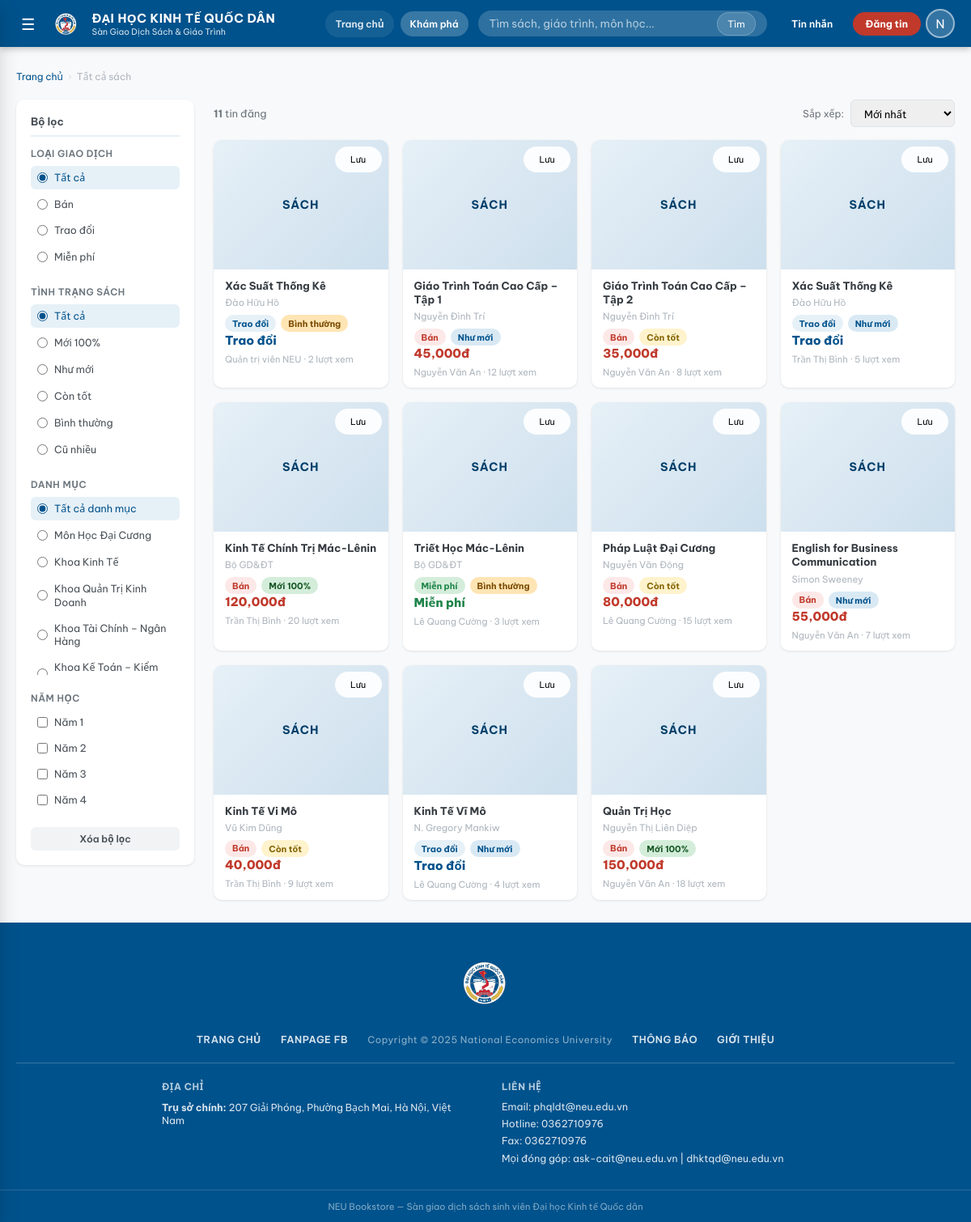
Page /listings (signed in) on the committed database.
### tables this page shows
CREATE TABLE users (
    id            INTEGER PRIMARY KEY AUTOINCREMENT,
    username      TEXT    UNIQUE NOT NULL,
    password_hash TEXT    NOT NULL,
    full_name     TEXT,
    email         TEXT,
    phone         TEXT,
    student_id    TEXT    UNIQUE,
    faculty       TEXT,
    course_year   INTEGER,
    role          TEXT    DEFAULT 'student' CHECK(role IN ('student','admin')),
    bio           TEXT,
    rating_avg    REAL    DEFAULT 0,
    rating_count  INTEGER DEFAULT 0,
    created_at    TIMESTAMP DEFAULT CURRENT_TIMESTAMP
, reputation_score INTEGER DEFAULT 0, completed_deals INTEGER DEFAULT 0, location_label TEXT, latitude REAL, longitude REAL);

CREATE TABLE categories (
    id          INTEGER PRIMARY KEY AUTOINCREMENT,
    name        TEXT    NOT NULL,
    slug        TEXT    UNIQUE NOT NULL,
    parent_id   INTEGER REFERENCES categories(id) ON DELETE SET NULL,
    icon        TEXT    DEFAULT '📚',
    description TEXT,
    sort_order  INTEGER DEFAULT 0
);

CREATE TABLE "listings" (
            id              INTEGER PRIMARY KEY AUTOINCREMENT,
            book_id         INTEGER REFERENCES books(id) ON DELETE CASCADE,
            seller_id       INTEGER REFERENCES users(id) ON DELETE CASCADE,
            listing_type    TEXT NOT NULL CHECK(listing_type IN ('sell','exchange','free')),
            price           REAL DEFAULT 0,
            condition       TEXT NOT NULL
                            CHECK(condition IN ('new','like_new','good','fair','poor')),
            notes           TEXT,
            status          TEXT DEFAULT 'active'
                            CHECK(status IN ('pending','active','rejected','sold','reserved','closed')),
            exchange_for    TEXT,
            moderated_by    INTEGER REFERENCES users(id) ON DELETE SET NULL,
            moderated_at    TIMESTAMP,
            moderation_note TEXT,
            views           INTEGER DEFAULT 0,
            created_at      TIMESTAMP DEFAULT CURRENT_TIMESTAMP,
            updated_at      TIMESTAMP DEFAULT CURRENT_TIMESTAMP
        , meeting_label TEXT, meeting_latitude REAL, meeting_longitude REAL);

CREATE TABLE books (
    id           INTEGER PRIMARY KEY AUTOINCREMENT,
    title        TEXT    NOT NULL,
    author       TEXT,
    isbn         TEXT,
    publisher    TEXT,
    publish_year INTEGER,
    edition      TEXT,
    category_id  INTEGER REFERENCES categories(id) ON DELETE SET NULL,
    faculty      TEXT,
    course_year  INTEGER,
    subject_code TEXT,
    description  TEXT,
    cover_emoji  TEXT    DEFAULT '📖',
    created_at   TIMESTAMP DEFAULT CURRENT_TIMESTAMP
, cover_image TEXT);

### app.py (the view, shortened to what this page needs)
@app.route("/listings")
@login_required
def listings():
    conn = get_db_connection()
    q           = request.args.get("q", "").strip()
    cat_id      = request.args.get("cat", "")
    ltype       = request.args.get("type", "")
    condition   = request.args.get("condition", "")
    course_years = normalize_book_years(request.args.getlist("year"))
    sort        = request.args.get("sort", "newest")
    page        = max(1, int(request.args.get("page", 1)))
    per_page    = 12
    where  = ["l.status='active'"]
    params = []
    if q:
        where.append("(b.title LIKE ? OR b.author LIKE ? OR b.subject_code LIKE ?)")
        params += [f"%{q}%"] * 3
    if cat_id:
        where.append("(b.category_id=? OR c.parent_id=?)")
        params += [cat_id, cat_id]
    if ltype:
        where.append("l.listing_type=?");   params.append(ltype)
    if condition:
        where.append("l.condition=?");      params.append(condition)
    where_sql = "WHERE " + " AND ".join(where)
    order_map = {
        "newest":     "l.created_at DESC",
        "oldest":     "l.created_at ASC",
        "price_asc":  "l.price ASC",
        "price_desc": "l.price DESC",
        "popular":    "l.views DESC",
    }
    order_sql = order_map.get(sort, "l.created_at DESC")
    total = conn.execute(
        f"SELECT COUNT(*) c FROM listings l "
        f"JOIN books b ON b.id=l.book_id "
        f"LEFT JOIN categories c ON c.id=b.category_id "
        f"{where_sql}",
        params,
    ).fetchone()["c"]
    rows = conn.execute(
        f"""
        SELECT l.*, b.title, b.author, b.cover_emoji, b.cover_image, b.subject_code,
               b.faculty book_faculty, b.course_year book_year,
               u.full_name seller_name, u.username seller_username, u.rating_avg,
               c.name cat_name, c.icon cat_icon
        FROM listings l
        JOIN books    b ON b.id = l.book_id
        JOIN users    u ON u.id = l.seller_id
        LEFT JOIN categories c ON c.id = b.category_id
        {where_sql}
        ORDER BY {order_sql}
        LIMIT ? OFFSET ?
        """,
        params + [per_page, (page - 1) * per_page],
    ).fetchall()
    all_cats = conn.execute(
        "SELECT * FROM categories WHERE parent_id IS NULL ORDER BY sort_order"
    ).fetchall()
    wl = conn.execute(
        "SELECT listing_id FROM wishlist WHERE user_id=?", (session["user_id"],)
    ).fetchall()
    wishlist_ids = {r["listing_id"] for r in wl}
    conn.close()
    return render_template(
        "listings.html",
        listings=rows,
        total=total,
        page=page,
        pages=(total + per_page - 1) // per_page,
        all_cats=all_cats,
        wishlist_ids=wishlist_ids,
        q=q, cat_id=cat_id, ltype=ltype, condition=condition,
        course_years=course_years, sort=sort,
    )

### templates/listings.html (shortened to what this page needs)
{% extends "base.html" %}
{% block content %}
<div class="container">
  <div class="breadcrumb">
    <a href="{{ url_for('home') }}">Trang chủ</a>
    <span class="breadcrumb-sep">›</span>
    <span>Tất cả sách</span>
  </div>
  <div class="listings-layout">
    <aside class="filter-sidebar">
      <form method="GET" action="{{ url_for('listings') }}" id="filterForm">
        <div class="filter-title">Bộ lọc</div>
        <div class="filter-group">
          <div class="filter-label">Loại giao dịch</div>
          <div class="filter-options">
            <label class="filter-option {{ 'active' if not ltype }}">
              <input type="radio" name="type" value="" {{ 'checked' if not ltype }} onchange="this.form.submit()">
              Tất cả
            </label>
            <label class="filter-option {{ 'active' if ltype == 'sell' }}">
              <input type="radio" name="type" value="sell" {{ 'checked' if ltype == 'sell' }} onchange="this.form.submit()">
              Bán
            </label>
            <label class="filter-option {{ 'active' if ltype == 'exchange' }}">
              <input type="radio" name="type" value="exchange" {{ 'checked' if ltype == 'exchange' }} onchange="this.form.submit()">
              Trao đổi
            </label>
            <label class="filter-option {{ 'active' if ltype == 'free' }}">
              <input type="radio" name="type" value="free" {{ 'checked' if ltype == 'free' }} onchange="this.form.submit()">
              Miễn phí
            </label>
          </div>
        </div>
        <div class="filter-group">
          <div class="filter-label">Tình trạng sách</div>
          <div class="filter-options">
            <label class="filter-option {{ 'active' if not condition }}">
              <input type="radio" name="condition" value="" {{ 'checked' if not condition }} onchange="this.form.submit()">
              Tất cả
            </label>
            {% for val, (label, cls) in CONDITION_LABELS.items() %}
              <label class="filter-option {{ 'active' if condition == val }}">
                <input type="radio" name="condition" value="{{ val }}" {{ 'checked' if condition == val }} onchange="this.form.submit()">
                {{ label }}
              </label>
            {% endfor %}
          </div>
        </div>
        <div class="filter-group">
          <div class="filter-label">Danh mục</div>
          <div class="filter-options" style="max-height:220px;overflow-y:auto">
            <label class="filter-option {{ 'active' if not cat_id }}">
              <input type="radio" name="cat" value="" {{ 'checked' if not cat_id }} onchange="this.form.submit()">
              Tất cả danh mục
            </label>
            {% for cat in all_cats %}
              <label class="filter-option {{ 'active' if cat_id == cat.id|string }}">
                <input type="radio" name="cat" value="{{ cat.id }}"
                       {{ 'checked' if cat_id == cat.id|string }} onchange="this.form.submit()">
                {{ cat.name }}
              </label>
            {% endfor %}
          </div>
        </div>
        <div class="filter-group">
          <div class="filter-label">Năm học</div>
          <div class="filter-options">
            {% for y in VALID_BOOK_YEARS %}
              <label class="filter-option {{ 'active' if y in course_years }}">
                <input type="checkbox" name="year" value="{{ y }}"
                       {{ 'checked' if y in course_years }} onchange="this.form.submit()">
                Năm {{ y }}
              </label>
            {% endfor %}
          </div>
        </div>
        <a href="{{ url_for('listings') }}" class="btn btn-ghost btn-sm btn-block">
          Xóa bộ lọc
        </a>
      </form>
    </aside>
    <div>
      <div class="listings-toolbar">
        <div class="listings-count">
          <strong>{{ total }}</strong> tin đăng
        </div>
        <div style="display:flex;gap:8px;align-items:center">
          <label style="font-size:.82rem;color:var(--gray-600)">Sắp xếp:</label>
          <select class="sort-select" onchange="location.href=this.value">
            {% for val, label in [('newest','Mới nhất'),('oldest','Cũ nhất'),
                                   ('price_asc','Giá tăng dần'),('price_desc','Giá giảm dần'),
                                   ('popular','Phổ biến nhất')] %}
              <option value="{{ url_for('listings') }}?{{ request.query_string.decode().replace('sort='+sort,'').strip('&') }}&sort={{ val }}"
                      {{ 'selected' if sort == val }}>
                {{ label }}
              </option>
            {% endfor %}
          </select>
        </div>
      </div>
      {% if listings %}
        <div class="book-grid">
          {% for l in listings %}
            <a href="{{ url_for('listing_detail', lid=l.id) }}" class="card book-card">
              <div class="book-card-cover">
                {% if l.cover_image %}
                  <img src="{{ l.cover_image }}" alt="{{ l.title }}" class="book-cover-image">
                {% else %}
                  <span class="book-card-cover-label">Sách</span>
                {% endif %}
                <button class="wishlist-btn {{ 'wishlisted' if l.id in wishlist_ids }}" data-lid="{{ l.id }}">
                  {{ 'Đã lưu' if l.id in wishlist_ids else 'Lưu' }}
                </button>
              </div>
              <div class="book-card-body">
                <div class="book-card-title">{{ l.title }}</div>
                <div class="book-card-author">{{ l.author or '' }}</div>
                <div class="book-card-meta">
                  {% set type_info = TYPE_LABELS.get(l.listing_type, ('', '')) %}
                  <span class="badge {{ 'badge-red' if l.listing_type == 'sell' else ('badge-blue' if l.listing_type == 'exchange' else 'badge-green') }}">
                    {{ type_info[1] }} {{ type_info[0] }}
                  </span>
                  {% set cond_info = CONDITION_LABELS.get(l.condition, ('', 'badge-gray')) %}
                  <span class="badge {{ cond_info[1] }}">{{ cond_info[0] }}</span>
                </div>
                {% if l.listing_type == 'sell' %}
                  <div class="book-card-price">{{ '{:,.0f}'.format(l.price) }}đ</div>
                {% elif l.listing_type == 'free' %}
                  <div class="book-card-price book-card-free">Miễn phí</div>
                {% else %}
                  <div class="book-card-price book-card-exchange">Trao đổi</div>
                {% endif %}
                <div class="book-card-foot">
                  {{ l.seller_name or l.seller_username }} · {{ l.views }} lượt xem
                </div>
              </div>
            </a>
          {% endfor %}
        </div>
      {% else %}
        <div class="empty-state">
          <h3>Không tìm thấy kết quả phù hợp</h3>
          <p>Thử thay đổi bộ lọc hoặc tìm kiếm từ khóa khác</p>
          <a href="{{ url_for('listings') }}" class="btn btn-outline empty-state-action">Xem tất cả sách</a>
        </div>
      {% endif %}
    </div>
  </div>
</div>
{% endblock %}

### templates/base.html (shortened to what this page needs)
<!DOCTYPE html>
<html lang="vi">
<head>
  <link rel="stylesheet" href="{{ url_for('static', filename='css/style.css') }}">
</head>
<body>
<div class="page-wrapper">
  <header class="site-header">
    <div class="header-inner">
      <button class="header-menu-btn" id="menuBtn" title="Mở menu">☰</button>
      <a href="{{ url_for('home') }}" class="header-logo">
        <img src="{{ url_for('static', filename='images/neu-logo.png') }}" alt="NEU logo" class="header-logo-mark">
        <div class="header-logo-text">
          <span>ĐẠI HỌC KINH TẾ QUỐC DÂN</span>
          <span class="header-logo-sub">Sàn Giao Dịch Sách &amp; Giáo Trình</span>
        </div>
      </a>
      {% if current_user %}
        <div class="header-quicknav">
          <a href="{{ url_for('home') }}" class="header-quicklink">Trang chủ</a>
          <a href="{{ url_for('listings') }}" class="header-quicklink">Khám phá</a>
        </div>
      {% endif %}
      <form class="header-search" action="{{ url_for('listings') }}" method="GET">
        <input type="text" name="q" placeholder="Tìm sách, giáo trình, môn học..." value="{{ request.args.get('q','') }}">
        <button type="submit">Tìm</button>
      </form>
      <div class="header-actions">
        <a href="{{ url_for('messages') }}" class="header-btn" title="Tin nhắn">
          Tin nhắn
        </a>
        <a href="{{ url_for('post_listing') }}" class="btn-post-header">Đăng tin</a>
        <div class="header-account">
          <div class="header-avatar" id="avatarBtn">
            {{ current_user.full_name[0] if current_user and current_user.full_name else 'U' }}
          </div>
        </div>
      </div>
    </div>
  </header>
  <main class="main-content">
    {% block content %}{% endblock %}
  </main>
  <footer class="site-footer">
    <div class="footer-top">
      <div class="container">
        <div class="footer-logo-row">
          <img src="{{ url_for('static', filename='images/neu-logo.png') }}" alt="NEU logo" class="footer-logo-mark">
        </div>
        <div class="footer-nav-row">
          <a href="{{ url_for('home') }}">TRANG CHỦ</a>
          <a href="https://www.facebook.com/neu.edu.vn" target="_blank" rel="noreferrer">FANPAGE FB</a>
          <span class="footer-copyright">Copyright © 2025 National Economics University</span>
          <a href="#">THÔNG BÁO</a>
          <a href="https://neu.edu.vn" target="_blank" rel="noreferrer">GIỚI THIỆU</a>
        </div>
        <div class="footer-info-row">
          <div class="footer-info-block">
            <h4>Địa chỉ</h4>
            <div class="footer-info-item">
              <span><strong>Trụ sở chính:</strong> 207 Giải Phóng, Phường Bạch Mai, Hà Nội, Việt Nam</span>
            </div>
          </div>
          <div class="footer-info-block">
            <h4>Liên hệ</h4>
            <div class="footer-info-item"><span>Email: phqldt@neu.edu.vn</span></div>
            <div class="footer-info-item"><span>Hotline: 0362710976</span></div>
            <div class="footer-info-item"><span>Fax: 0362710976</span></div>
            <div class="footer-info-item"><span>Mọi đóng góp: ask-cait@neu.edu.vn | dhktqd@neu.edu.vn</span></div>
          </div>
        </div>
      </div>
    </div>
    <div class="footer-bottom">NEU Bookstore — Sàn giao dịch sách sinh viên Đại học Kinh tế Quốc dân</div>
  </footer>
</div>
</body>
</html>

### rows in the picture
users: full_name "N"
categories: name "Môn Học Đại Cương"
categories: name "Khoa Kinh Tế"
categories: name "Khoa Quản Trị Kinh Doanh"
categories: name "Khoa Tài Chính – Ngân Hàng"
categories: name "Khoa Kế Toán – Kiểm…"
listings: id "Lưu", title "Xác Suất Thống Kê", author "Đào Hữu Hồ", type_info "Trao đổi", cond_info "Bình thường", listing_type "Trao đổi", full_name "Quản trị viên NEU", views "2"
listings: id "Lưu", title "Giáo Trình Toán Cao Cấp – Tập 1", author "Nguyễn Đình Trí", type_info "Bán", cond_info "Như mới", price "45,000", full_name "Nguyễn Văn An", views "12"
listings: id "Lưu", title "Giáo Trình Toán Cao Cấp – Tập 2", author "Nguyễn Đình Trí", type_info "Bán", cond_info "Còn tốt", price "35,000", full_name "Nguyễn Văn An", views "8"
listings: id "Lưu", title "Xác Suất Thống Kê", author "Đào Hữu Hồ", type_info "Trao đổi", cond_info "Như mới", listing_type "Trao đổi", full_name "Trần Thị Bình", views "5"
listings: id "Lưu", title "Kinh Tế Chính Trị Mác-Lênin", author "Bộ GD&ĐT", type_info "Bán", cond_info "Mới 100%", price "120,000", full_name "Trần Thị Bình", views "20"
listings: id "Lưu", title "Triết Học Mác-Lênin", author "Bộ GD&ĐT", type_info "Miễn phí", cond_info "Bình thường", listing_type "Miễn phí", full_name "Lê Quang Cường", views "3"
listings: id "Lưu", title "Pháp Luật Đại Cương", author "Nguyễn Văn Động", type_info "Bán", cond_info "Còn tốt", price "80,000", full_name "Lê Quang Cường", views "15"
listings: id "Lưu", title "English for Business Communication", author "Simon Sweeney", type_info "Bán", cond_info "Như mới", price "55,000", full_name "Nguyễn Văn An", views "7"
listings: id "Lưu", title "Kinh Tế Vi Mô", author "Vũ Kim Dũng", type_info "Bán", cond_info "Còn tốt", price "40,000", full_name "Trần Thị Bình", views "9"
listings: id "Lưu", title "Kinh Tế Vĩ Mô", author "N. Gregory Mankiw", type_info "Trao đổi", cond_info "Như mới", listing_type "Trao đổi", full_name "Lê Quang Cường", views "4"
listings: id "Lưu", title "Quản Trị Học", author "Nguyễn Thị Liên Diệp", type_info "Bán", cond_info "Mới 100%", price "150,000", full_name "Nguyễn Văn An", views "18"

### other values in the picture
{{ label }} "Mới 100%" "Như mới" "Còn tốt" "Bình thường" "Cũ nhiều"
{{ y }} "1" "2" "3" "4"
{{ total }} "11"
form field value "Mới nhất"
